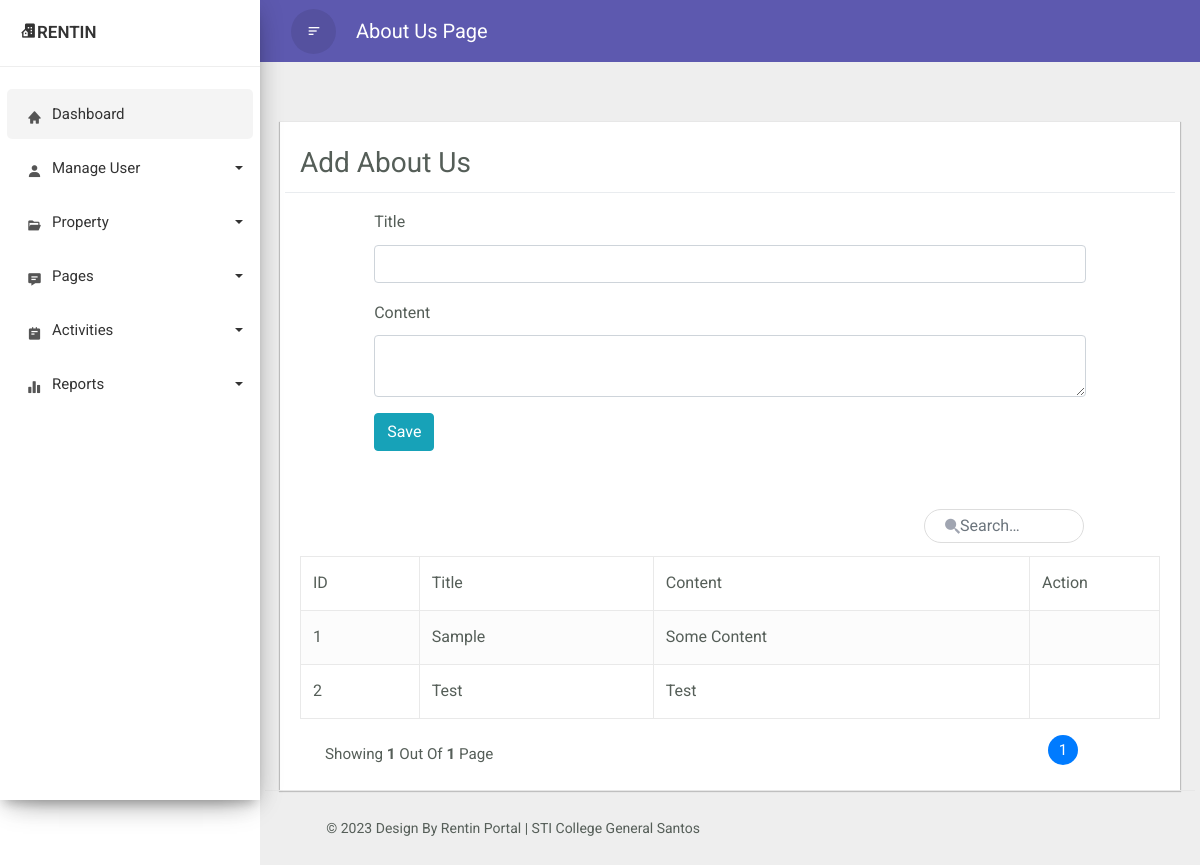
Page /adminAboutUs.php on the committed database.
### tables this page shows
CREATE TABLE `aboutus` (
  `id` int(11) NOT NULL,
  `title` text NOT NULL,
  `content` text NOT NULL,
  `user` varchar(99) NOT NULL
);

### adminAboutUs.php (the view, shortened to what this page needs)
<!doctype html>
<html lang="en">
    <head>
        <link rel="stylesheet" href="css/bootstrap.min.css">
        <link href='https://unpkg.com/boxicons@2.1.4/css/boxicons.min.css' rel='stylesheet'>
    </head>
    <body>
    <div class="wrapper">
            <nav id="sidebar">
                <div class="sidebar-header">
                    <h3><i class='bx bxs-building-house'></i><span>Rentin</span></h3>
                </div>
                <ul class="list-unstyled components">
			        <li  class="active">
                        <a href="adminDashboard.php" class="dashboard"><i class="bx bxs-home"></i><span>Dashboard</span></a>
                    </li>
                    <li class="dropdown">
                        <a href="#homeSubmenu1" data-toggle="collapse" aria-expanded="false" class="dropdown-toggle">
					    <i class="bx bxs-user"></i><span>Manage User</span></a>
                    </li>
                    <li class="dropdown">
                        <a href="#pageSubmenu2" data-toggle="collapse" aria-expanded="false" class="dropdown-toggle">
					    <i class="bx bxs-folder-open"></i><span>Property</span></a>
                    </li>
				    <li class="dropdown">
                        <a href="#pageSubmenu3" data-toggle="collapse" aria-expanded="false" class="dropdown-toggle">
					    <i class="bx bxs-message-detail"></i><span>Pages</span></a>
                    </li>
				    <li class="dropdown">
                        <a href="#pageSubmenu4" data-toggle="collapse" aria-expanded="false" class="dropdown-toggle">
					    <i class="bx bxs-notepad"></i><span>Activities</span></a>
                    </li>
				    <li class="dropdown">
                        <a href="#pageSubmenu5" data-toggle="collapse" aria-expanded="false" class="dropdown-toggle">
					    <i class="bx bxs-bar-chart-alt-2"></i><span>Reports</span></a>
                    </li>
               </ul>
            </nav>
            <div id="content">
		        <div class="top-navbar">
                    <nav class="navbar navbar-expand-lg">
                        <div class="container-fluid">
                        <button type="button" id="sidebarCollapse" class="d-xl-block d-lg-block d-md-mone d-none">
                            <span class="bx bx-menu-alt-left"></span>
                        </button>
					    <a class="navbar-brand" href="#"> About Us Page </a>
                        </div>
                    </nav>
	            </div>
			    <div class="main-content">
			        <div class="row">
                        <div class="col-lg-3 col-md-6 col-sm-6">
                        </div>
                    <div class = "container" style = "margin-top: 10px">
                        <div class = "row">
                            <div class = "offset-md-12 col-md-12 modal-header" style = "padding: 0; padding-left: 15px; margin-bottom: 15px">
                                <h3 class = "text-left"> Add About Us </h3>
                            </div>
                            <div class = "offset-md-1 col-md-10">
                                <form method = "POST" action = "addAbout.php">
                                    <div class = "form-group">
                                        <label> Title </label>
                                        <input type = "text" name = "title" class = "form-control" required/>
                                    </div>
                                    <div class = "form-group">
                                        <label> Content </label>
                                        <textarea name = "content" id = "answer" class = "form-control" required> </textarea>
                                    </div>
                                    <input type = "submit" name = "submit-about" class = "btn btn-info" value = "Save"/>
                                </form>
                            </div>
                        </div>
                        <br>
                        <br>
                    <div class="container-xl">
                <div class="table-wrapper">
                    <div class="table-title">
                        <div class="row">
                            <div class="col-sm-4">
                                <div class="search-box">
                                    <i class="bx bxs-search-alt-2"></i>
                                <input type="text" class="form-control" placeholder="Search&hellip;">
                                </div>
                            </div>
                        </div>
                        <table class="table table-striped table-hover table-bordered">
                            <thead>
                                <tr>
                                    <th>ID</th>
                                    <th>Title</th>
                                    <th>Content</th>
                                    <th>Action</th>
                                </tr>
                            </thead>
                        <tbody>
                        <?php
                            include "dbconn.php";
                            if(isset($_GET['page']) && $_GET['page'] !== "") {
                                $page = $_GET['page'];
                            } else {
                                $page = 1;
                            }
                            $limit = 6;
                            $offset = ($page - 1) * $limit;
                            $sql = "SELECT * FROM aboutus LIMIT $offset, $limit";
                            $result = mysqli_query($conn, $sql);
                            while ($row = mysqli_fetch_assoc($result)) {
                                ?>
                                    <tr class = "data-row">
                                        <td> <?php echo $row['id'] ?> </td>
                                        <td> <?php echo $row['title'] ?> </td>
                                        <td> <?php echo $row['content'] ?> </td>
                                        <td>
                                        </td>
                                    </tr>
                                <?php
                            }
                        ?>
                        </tbody>
                        </table>
                        <div class="clearfix">
                        <ul class="pagination">
                        <?php
                            $query =  "SELECT COUNT(*) FROM aboutus";
                            $result_count = mysqli_query($conn, $query);
                            $records = mysqli_fetch_row($result_count);
                            $total_records = $records[0];
                            $total_pages = ceil($total_records / $limit);
                            $link = "";
                        ?>
                        <?php
                            for ($counter = 1; $counter <= $total_pages; $counter++){
                                if ($counter == $page) {
                                    $link .= "<li class = 'page-item active'>
                                    <a class = 'page-link' href= 'manageAdmin?page="
                                    .$counter."'>".$counter." </a></li>";
                                } else {
                                    $link .= "<li class = 'page-item'>
                                    <a class = 'page-link' href='manageAdmin.php?page=".$counter."'> ".$counter." </a> </li>";
                                }
                            };
                            echo $link;
                        ?>
                        </ul>
                        <div class="hint-text">Showing <b> <?= $page; ?> </b> out of <b> <?= $total_pages; ?></b> page</div>
                    </div>
                </div>
            </div>
            </div>
                        </div>
				<footer class="footer">
                    <div class="container-fluid">
				        <div class="row">
				            <div class="col-md-6">
				                <p class="copyright d-flex justify-content-end">
                                &copy 2023 Design by Rentin Portal | STI College General Santos
                                </p>
				            </div>
				        </div>
				    </div>
                </footer>
			</div>
        </div>
    </div>
  </body>
</html>

### rows in the picture
aboutus: id "1", title "Sample", content "Some Content"
aboutus: id "2", title "Test", content "Test"

### other values in the picture
$page "1"
$total_pages "1"
